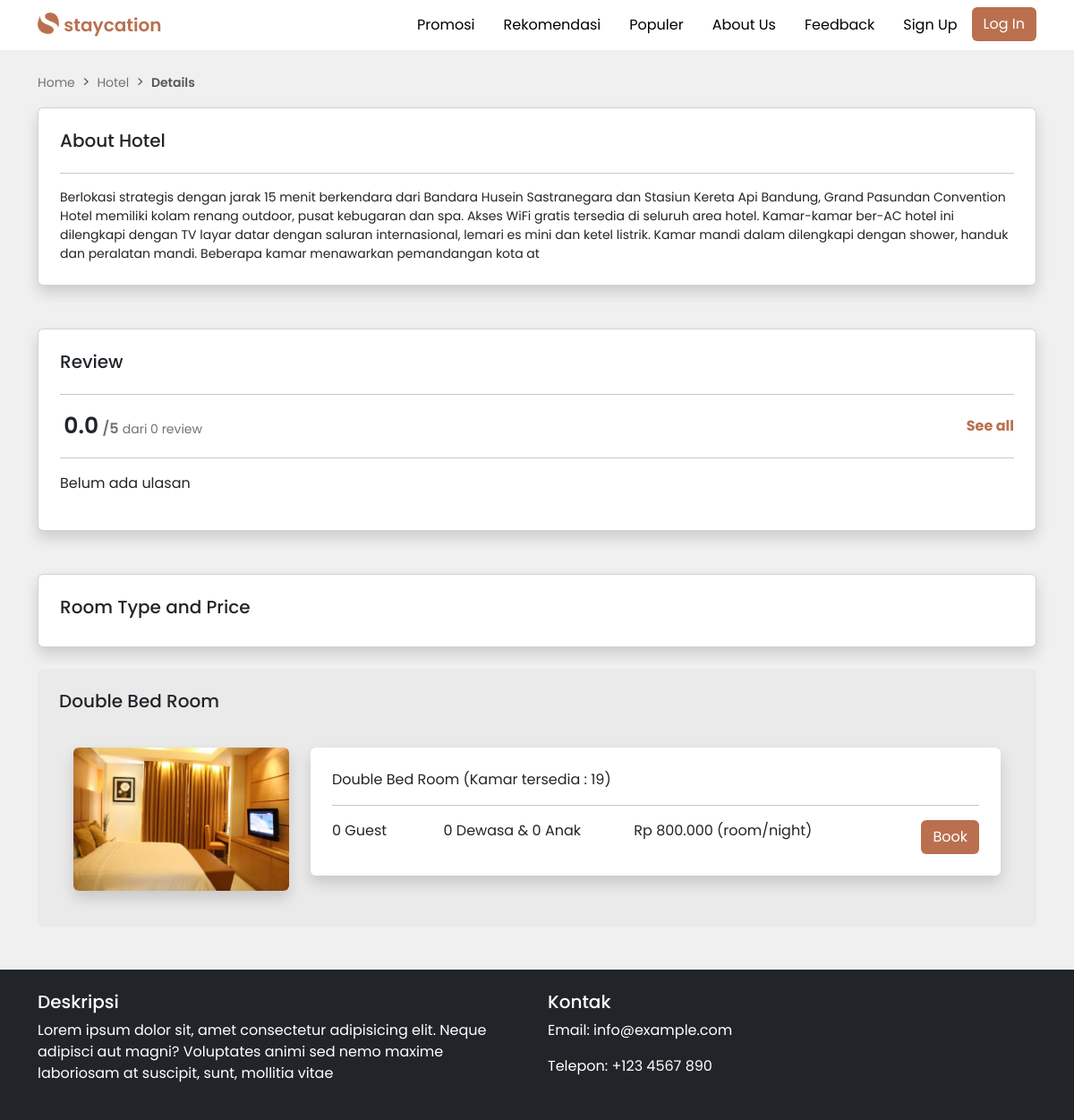
Page /dashboard/user/hotel-detail.php?id=6 on the earlier database version.
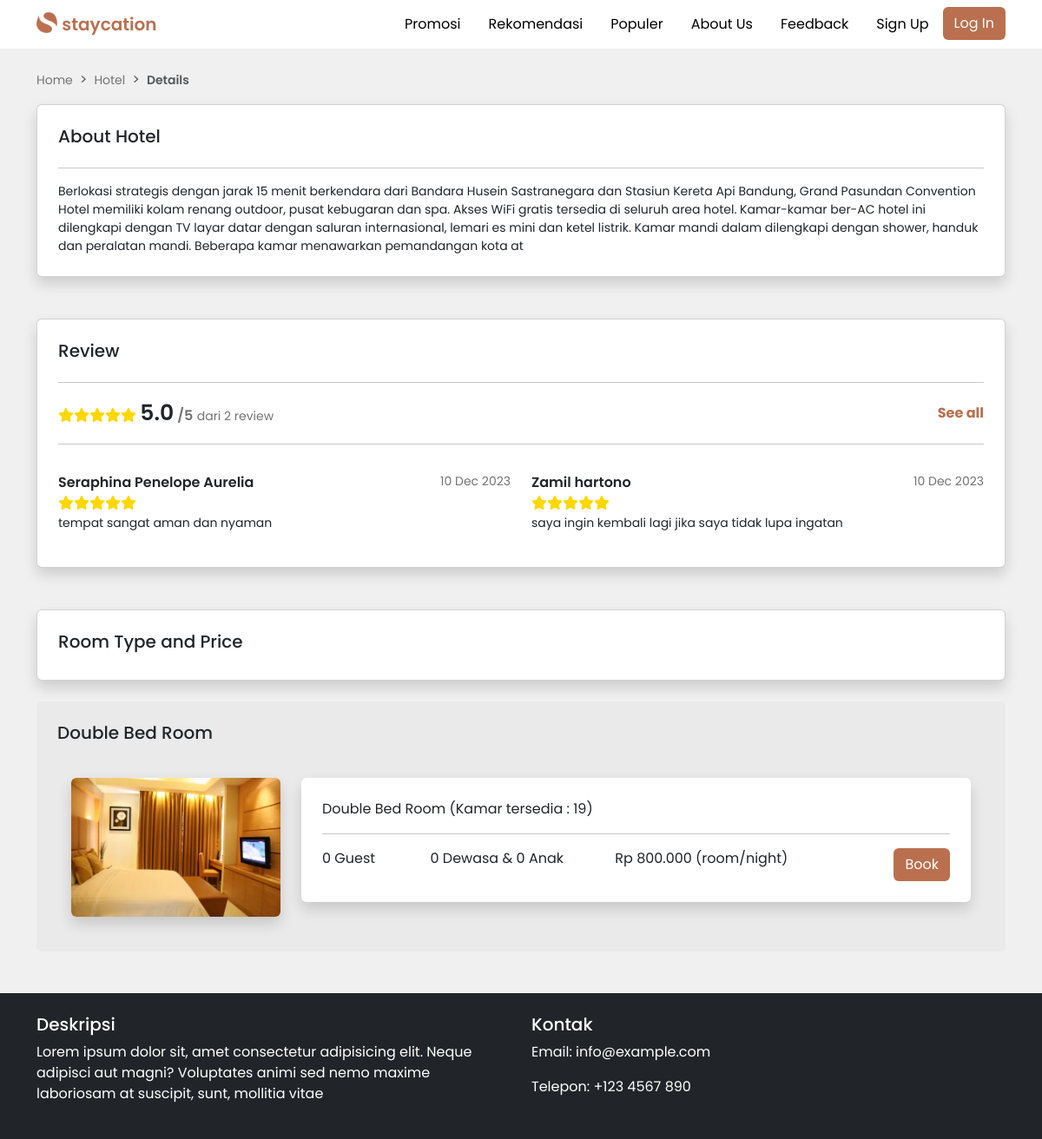
Same page on the later database version.
### tables this page shows
CREATE TABLE `hotel` (
  `ID_HOTEL` int(11) NOT NULL,
  `EMAIL_HOTEL` varchar(40) NOT NULL,
  `PASSWORD` varchar(255) NOT NULL,
  `NAMA_HOTEL` varchar(35) NOT NULL,
  `TLP_HOTEL` varchar(15) NOT NULL,
  `ALAMAT` varchar(30) NOT NULL,
  `RATING` decimal(5,1) NOT NULL,
  `ULASAN` varchar(100) NOT NULL,
  `GAMBAR_HOTEL` varchar(255) NOT NULL,
  `DESKRIPSI` varchar(500) NOT NULL
);

CREATE TABLE `kamar` (
  `ID_KAMAR` int(11) NOT NULL,
  `ID_HOTEL` int(11) NOT NULL,
  `ID_TIPE_KAMAR` int(11) NOT NULL,
  `HARGA_KAMAR` decimal(10,0) NOT NULL,
  `STATUS_KAMAR` enum('Available','Unavailable') NOT NULL,
  `GAMBAR_KAMAR` varchar(255) NOT NULL,
  `JUMLAH_RUANGAN` int(20) NOT NULL,
  `DEWASA` int(11) NOT NULL,
  `ANAK` int(11) NOT NULL
);

CREATE TABLE `tipe_kamar` (
  `ID_TIPE_KAMAR` int(11) NOT NULL,
  `TIPE_KAMAR` varchar(20) NOT NULL
);

CREATE TABLE `ulasan` (
  `ID_ULASAN` int(11) NOT NULL,
  `ID_HOTEL` int(11) NOT NULL,
  `EMAIL_TAMU` varchar(40) NOT NULL,
  `RATING` float(5,1) NOT NULL,
  `KOMENTAR` varchar(100) NOT NULL,
  `TGL_REVIEW` timestamp NOT NULL DEFAULT current_timestamp()
);

CREATE TABLE `tamu` (
  `EMAIL_TAMU` varchar(40) NOT NULL,
  `PASSWORD` varchar(255) NOT NULL,
  `NAMA_TAMU` varchar(50) NOT NULL,
  `ALAMAT` varchar(50) NOT NULL,
  `NO_TELEPON_TAMU` varchar(15) NOT NULL,
  `TANGGAL_LAHIR` date NOT NULL,
  `FOTO` varchar(255) NOT NULL
);

### dashboard/user/hotel-detail.php (the view, shortened to what this page needs)
<?php
    include '../../controller/koneksi.php';
    $id_hotel = $_GET['id'];
    $query = "SELECT * FROM hotel WHERE id_hotel = $id_hotel";
    $result = $koneksi->query($query);
    if ($result->num_rows > 0) {
        while ($row = $result->fetch_assoc()) {
           $deskripsi = $row['DESKRIPSI'];
        }
    }
    if (!isset($_SESSION['user_type']) || empty($_SESSION['user_type'])) {
        include '../../partials/header.php';
    } elseif ($_SESSION['user_type'] === 'tamu') {
        include '../../partials/header-login-noindex.php';
    }
?>
<div class="container mt-4">
  <nav style="--bs-breadcrumb-divider: '>';" aria-label="breadcrumb">
    <ol class="breadcrumb">
      <li class="breadcrumb-item"><a href="user.php">Home</a></li>
      <li class="breadcrumb-item"><a href="hotel-search.php">Hotel</a></li>
      <li class="breadcrumb-item active" aria-current="page"><span class="breadcrumb-item span">Details</span></li>
    </ol>
  </nav>
  <div class="card shadow p-2">
      <div class="card-body">
          <h5 class="card-title mb-4">About Hotel</h5>
          <hr>
          <p class="card-text details-about"><?php echo $deskripsi; ?></p>
      </div>
  </div>
  <div class="card shadow mt-5 p-2">
      <div class="card-body">
        <h5 class="card-title mb-4">Review</h5>
            <hr>
            <div class="d-flex justify-content-between align-items-center">
            <?php
                $queryRating = "SELECT AVG(rating) AS avg_rating, COUNT(id_ulasan) AS total_reviews FROM ulasan WHERE id_hotel = $id_hotel";
                $resultRating = $koneksi->query($queryRating);
                if ($resultRating->num_rows > 0) {
                    $rowRating = $resultRating->fetch_assoc();
                    $avgRating = $rowRating['avg_rating'];
                    $totalReviews = $rowRating['total_reviews'];
            ?>
                 <div class="rating">
            <?php
                for ($i = 1; $i <= 5; $i++) {
                    if ($i <= $avgRating) {
                        echo '<span class="fa fa-star"></span>';
                    } else {
                        echo '<span class="fa fa-star-o"></span>';
                    }
                }
                ?>
                <span class="sum-rate"><?php echo number_format($avgRating, 1); ?></span>
                <span class="sum-rate-total">/5</span>
                <span class="sum-rate-view">dari <?php echo $totalReviews; ?> review</span>
            </div>
            <?php
            } else {
                echo "Tidak ada ulasan.";
            }
            ?>
            <a href="#" class="see-all text-decoration-none fw-bold">See all</a>
        </div>
        <hr>
          <div class="row">
            <?php
                $queryUlasan = "SELECT ulasan.*, tamu.nama_tamu FROM ulasan
                JOIN tamu ON ulasan.email_tamu = tamu.email_tamu
                WHERE id_hotel = $id_hotel LIMIT 4";
                $resultUlasan = $koneksi->query($queryUlasan);
                if ($resultUlasan->num_rows > 0) {
                    while ($row = $resultUlasan->fetch_assoc()) {
                        $reviewerName = $row['nama_tamu'];
                        $rating = $row['RATING'];
                        $reviewText = $row['KOMENTAR'];
                        $reviewerDate = date('d M Y', strtotime($row['TGL_REVIEW']));
            ?>
            <div class="col-md-6">
                <div class="d-flex mt-3 justify-content-between mt-3">
                    <span class="reviewer-name"><?php echo $reviewerName; ?></span>
                    <span class="reviewer-date"><?php echo $reviewerDate; ?></span>
                </div>
                <div class="rating">
                    <?php
                    for ($i = 1; $i <= 5; $i++) {
                        if ($i <= $rating) {
                            echo '<span class="fa fa-star"></span>';
                        } else {
                            echo '<span class="fa fa-star-o"></span>';
                        }
                    }
                    ?>
                </div>
                <p class="review-text"><?php echo $reviewText; ?></p>
            </div>
            <?php
                    }
                } else {
                    echo "<p>Belum ada ulasan</p>";
                }
            ?>
        </div>
    </div>
  </div>
    <div class="card shadow mt-5 p-2">
      <div class="card-body">
        <h5 class="card-title">Room Type and Price</h5>
      </div>
    </div>
<?php
    $query = "SELECT kamar.*, tipe_kamar.tipe_kamar, kamar.dewasa + kamar.anak AS jumlah_guest
            FROM kamar
            JOIN hotel ON kamar.ID_HOTEL = hotel.ID_HOTEL
            JOIN tipe_kamar ON kamar.id_tipe_kamar = tipe_kamar.id_tipe_kamar
            WHERE kamar.id_hotel = $id_hotel;";
    $result = $koneksi->query($query);
    if ($result->num_rows > 0) {
        while ($row = $result->fetch_assoc()) {
        ?>
            <div class="card card-room p-4 mt-4">
                <h5 class="card-title mb-4"><?php echo $row['tipe_kamar']; ?></h5>
                <div class="card-body">
                    <div class="row">
                        <div class="col-md-3">
                            <div class="card shadow border-0">
                                <img src="../../img/upload/kamar/<?php echo $row['GAMBAR_KAMAR'] ?>" alt="" class="rounded">
                            </div>
                        </div>
                        <div class="col">
                            <div class="card shadow border-0 p-2">
                                <div class="card-body">
                                    <span class="title-room"><?php echo $row['tipe_kamar'].' (Kamar tersedia : '.$row['JUMLAH_RUANGAN'].')'; ?></span>
                                    <hr>
                                    <div class="row">
                                        <div class="col-2">
                                            <?php echo $row['jumlah_guest'] . " Guest"; ?>
                                        </div>
                                        <div class="col-3">
                                            <?php echo $row['DEWASA']." Dewasa & ". $row['ANAK']." Anak"; ?>
                                        </div>
                                        <div class="col-4">
                                            <div class="price-tag text-end">
                                                <span>Rp <?php echo number_format($row['HARGA_KAMAR'], 0, ',', '.'); ?> (room/night)</span>
                                            </div>
                                        </div>
                                        <div class="col-3">
                                            <a class="btn btn btn-custom-book" href="book.php?id='<?php echo $row['ID_KAMAR']; ?>'">Book</a>
                                        </div>
                                    </div>
                                </div>
                            </div>
                        </div>
                    </div>
                </div>
            </div>
<?php
        }
    } else {
        echo "Tidak ada data kamar yang ditemukan.";
    }
?>
</div>
<?php
  include '../../partials/footer.php'
 ?>

### partials/header.php (shortened to what this page needs)
<!DOCTYPE html>
<html lang="en">
<head>
    <link href="https://cdn.jsdelivr.net/npm/bootstrap@5.3.2/dist/css/bootstrap.min.css" rel="stylesheet">
    <link rel="stylesheet" href="../../style.css">
    <link rel="stylesheet" href="https://cdnjs.cloudflare.com/ajax/libs/font-awesome/6.3.0/css/all.min.css">
</head>
</head>
<body>
  <nav class="navbar bg-white">
      <div class="container">
          <a class="navbar-brand" href="../../index.php">
              <img src="../../img/logo/logo.png" height="24" class="d-inline-block align-text-top">
              <span class="logo-name">staycation</span>
          </a>
          <ul class="nav">
            <li class="nav-item">
              <a class="nav-link text-black" href="#promosi">Promosi</a>
            </li>
            <li class="nav-item">
              <a class="nav-link text-black" href="#rekomendasi">Rekomendasi</a>
            </li>
            <li class="nav-item">
              <a class="nav-link text-black" href="#populer">Populer</a>
            </li>
            <li class="nav-item">
              <a class="nav-link text-black" href="../../about.php">About Us</a>
            </li>
            <li class="nav-item">
              <a class="nav-link text-black" href="../../feedback.php">Feedback</a>
            </li>
            <li class="nav-item">
              <a class="nav-link text-black" href="../../signup.php">Sign Up</a>
            </li>
            <li class="nav-item">
              <a class="btn btn-custom-login" href="../../login.php">Log In</a>
            </li>
        </ul>
    </div>
  </nav>

### partials/footer.php
<footer class="bg-dark text-white py-4 mt-5">
    <div class="container">
      <div class="row">
        <div class="col-md-6">
            <h5>Deskripsi</h5>
            <p>Lorem ipsum dolor sit, amet consectetur adipisicing elit. Neque adipisci aut magni?
               Voluptates animi sed nemo maxime laboriosam at suscipit, sunt, mollitia vitae</p>
        </div>
        <div class="col-md-6 text-md-right">
            <h5>Kontak</h5>
            <p>Email: info@example.com</p>
            <p>Telepon: +123 4567 890</p>
        </div>
      </div>
    </div>
  </footer>
</body>
</html>

### style.css (style rules this page uses)
body { background-color: #f0f0f0; }
* { font-family: 'Poppins', sans-serif; }
.logo-name { font-weight: 600; color: #BA704F; }
.btn.btn-custom-login { background-color: #BA704F; color: #ffffff; }
.breadcrumb-item a { color: #737373; text-decoration: none; font-size: 14px; }
.breadcrumb-item.span { font-size: 14px; font-weight: 600; }
.card-text.details-about { font-size: 14px; }
.see-all { color: #BA704F; }
.sum-rate { font-weight: 600; font-size: 25px; }
.sum-rate-total { color: #737373; font-weight: 600; }
.sum-rate-view { font-size: 14px; color: #737373; }
.reviewer-name { font-weight: 600; }
.reviewer-date { color: #737373; font-size: 14px; }
.rating .fa.fa-star { color: gold; }
.review-text { font-size: 14px; }
.card.card-room { background-color: #a0a0a013; border: none; }
.btn.btn-custom-book { background-color: #BA704F; color: #ffffff; float: right; }

Differences in the rows shown:
added ulasan: EMAIL_TAMU.NAMA_TAMU "Seraphina Penelope Aurelia", TGL_REVIEW "10 Dec 2023", RATING 5 (drawn), KOMENTAR "tempat sangat aman dan nyaman"
added ulasan: EMAIL_TAMU.NAMA_TAMU "Zamil hartono", TGL_REVIEW "10 Dec 2023", RATING 5 (drawn), KOMENTAR "saya ingin kembali lagi jika saya tidak lupa ingatan"
Other differences:
$avgRating: "0.0" → "5.0"
$totalReviews: "0" → "2"
text no longer shown: "Belum ada ulasan"
